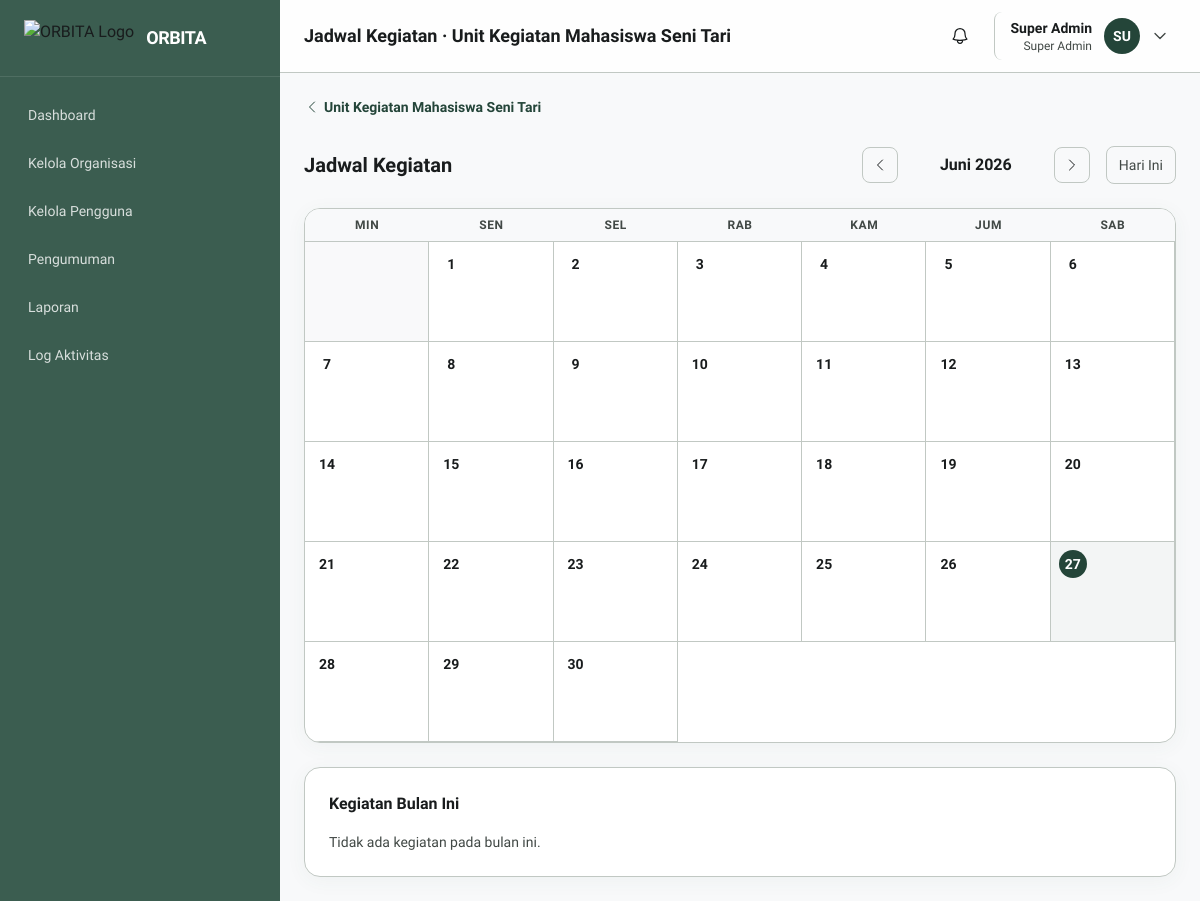
The app's page /pages/organisasi/jadwal.php?org_id=2 (signed in), older data.
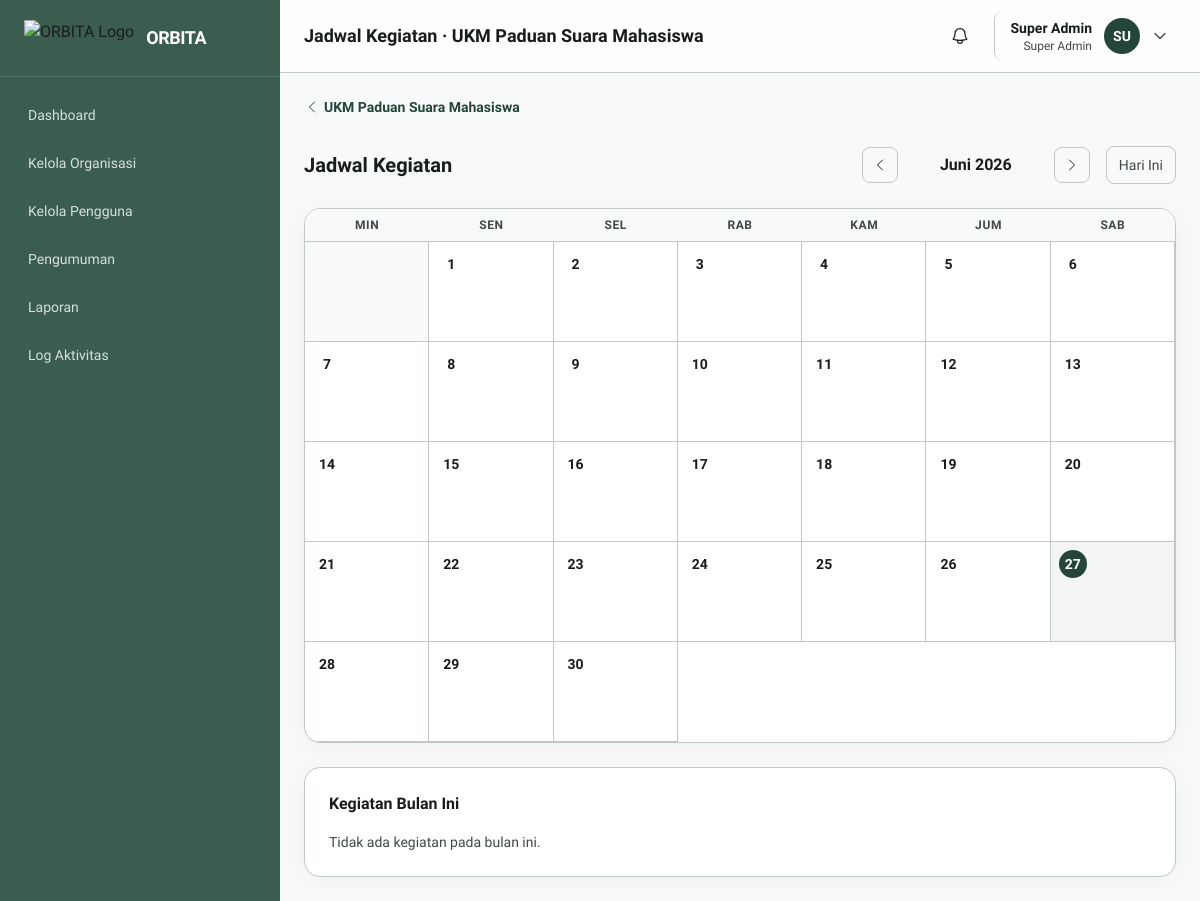
The same page, newer data.
### tables this page shows
CREATE TABLE organisasi (
    id INT AUTO_INCREMENT PRIMARY KEY,
    nama VARCHAR(150) NOT NULL,
    singkatan VARCHAR(20),
    deskripsi TEXT,
    visi TEXT,
    misi TEXT,
    logo VARCHAR(255),
    ketua_id INT DEFAULT NULL,
    status ENUM('aktif', 'nonaktif') DEFAULT 'aktif',
    deleted_at DATETIME DEFAULT NULL,
    created_at DATETIME DEFAULT CURRENT_TIMESTAMP,
    updated_at DATETIME DEFAULT CURRENT_TIMESTAMP ON UPDATE CURRENT_TIMESTAMP,
    FOREIGN KEY (ketua_id) REFERENCES users(id) ON DELETE SET NULL
);

### includes/functions.php (called while the page is built, shortened)
<?php
function e(string $text): string {
    return htmlspecialchars($text, ENT_QUOTES, 'UTF-8');
}
function url(string $path = ''): string {
    return BASE_URL . '/' . ltrim($path, '/');
}

### pages/organisasi/jadwal.php (the view, shortened to what the changed rows need)
<?php
require_once __DIR__ . '/../../includes/functions.php';
$pdo = db();
$org_id = (int) ($_GET['org_id'] ?? 0);
$org = $pdo->prepare("SELECT * FROM organisasi WHERE id=? AND deleted_at IS NULL LIMIT 1");
$org->execute([$org_id]); $org = $org->fetch();
$page_title = 'Jadwal Kegiatan · ' . $org['nama'];
$year = (int) ($_GET['y'] ?? date('Y'));
$month = (int) ($_GET['m'] ?? date('n'));
$monthStart = new DateTimeImmutable("$year-$month-01");
$rangeStart = $monthStart->modify('first day of this month')->format('Y-m-d');
$rangeEnd = $monthStart->modify('last day of this month')->format('Y-m-d');
$stmt = $pdo->prepare("SELECT * FROM kegiatan WHERE organisasi_id=? AND deleted_at IS NULL AND tanggal_mulai BETWEEN ? AND ? ORDER BY tanggal_mulai ASC");
$stmt->execute([$org_id, $rangeStart, $rangeEnd]);
$events = $stmt->fetchAll();
?>
<?php require __DIR__ . '/../../components/head.php'; ?>
<?php require __DIR__ . '/../../components/navbar.php'; ?>
<main class="p-6 lg:ml-[280px]">
    <div class="max-w-5xl mx-auto space-y-6">
        <a href="<?= url('organisasi/' . $org_id) ?>" class="inline-flex items-center gap-1 text-sm text-primary font-semibold hover:underline">
            <svg class="w-4 h-4" fill="none" stroke="currentColor" stroke-width="1.5" viewBox="0 0 24 24"><path stroke-linecap="round" stroke-linejoin="round" d="M15.75 19.5L8.25 12l7.5-7.5"/></svg>
            <?= e($org['nama']) ?>
        </a>
        <div class="flex flex-col sm:flex-row sm:items-center sm:justify-between gap-4">
            <h1 class="text-xl font-bold text-on-surface">Jadwal Kegiatan</h1>
            <div class="flex items-center gap-2">
            </div>
        </div>
        <div class="bg-white rounded-2xl border border-outline-variant shadow-card overflow-hidden">
            <div class="grid grid-cols-7 bg-surface border-b border-outline-variant">
            </div>
            <div class="grid grid-cols-7 auto-rows-fr">
            </div>
        </div>
        <div class="bg-white rounded-2xl border border-outline-variant shadow-card p-6">
            <h3 class="font-bold text-on-surface mb-4">Kegiatan Bulan Ini</h3>
            <?php if (empty($events)): ?>
                <p class="text-sm text-on-surface-variant">Tidak ada kegiatan pada bulan ini.</p>
            <?php endif; ?>
        </div>
    </div>
</main>
<?php require __DIR__ . '/../../components/footer.php'; ?>

### components/navbar.php (shortened to what the changed rows need)
<header class="sticky top-0 z-20 bg-white/80 backdrop-blur border-b border-outline-variant">
    <div class="flex items-center justify-between px-6 py-3 lg:ml-[280px]">
        <div class="flex items-center gap-3">
            <h1 class="text-lg font-bold text-on-surface"><?= e($page_title ?? 'Dashboard') ?></h1>
        </div>
    </div>
</header>

Row changes from the older to the newer data that the page shows:
changed organisasi: nama "Jadwal Kegiatan · Unit Kegiatan Mahasiswa Seni Tari" → "Jadwal Kegiatan · UKM Paduan Suara Mahasiswa"; nama "Unit Kegiatan Mahasiswa Seni Tari" → "UKM Paduan Suara Mahasiswa"
